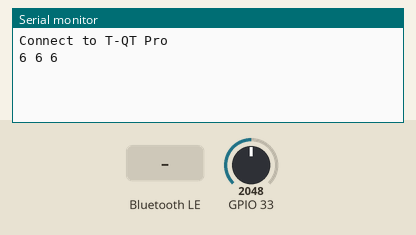
The sketch below on a simulated ESP32. On the bench: the last lines printed to the serial monitor. The test bench sets the inputs (shaded band); at power-on: GPIO 33 = 2048. Random numbers use the default seed unless the sketch sets one; nothing arrives over Bluetooth unless stated; a phone connects over Bluetooth LE 3 s after start.

Above: at 2.2 s.
2.3 s: Bluetooth LE write "1" received
At 3.1 s:
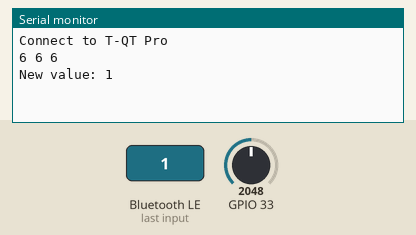
3.8 s: Bluetooth LE write "0" received
At 4.3 s:
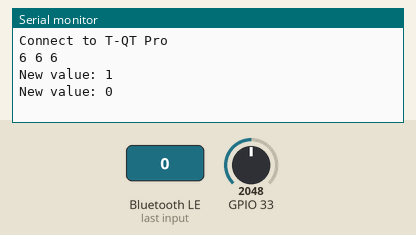
5.3 s: Bluetooth LE write "2" received
At 6.6 s:
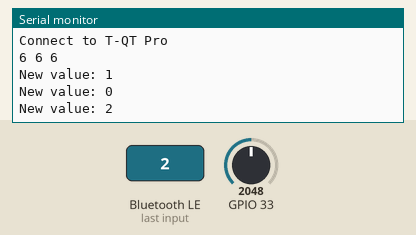

The sketch:

ESP_BLE_SERVER.ino
```cpp
#include <BLEDevice.h>
#include <BLEServer.h>


#define SERVICE_UUID        "4fafc201-1fb5-459e-8fcc-c5c9c331914b"
#define CHARACTERISTIC_UUID "beb5483e-36e1-4688-b7f5-ea07361b26a8"

BLEServer* pServer = NULL;
BLECharacteristic* pCharacteristic = NULL;
bool deviceConnected = false;

String receivedData;
String sendData;

unsigned long generateRealRandom(int min, int max) {
  randomSeed(analogRead(A5));
  uint64_t realRandom = random(1, 10) + random(1, 100) + random(1, 1000) + random(1, 10000);
  realRandom %= (max - min);
  realRandom += min;
  return realRandom;
}


void randomSendData() {
  sendData = "";
  for (int i = 0; i < 3; i++) {
    unsigned long d = generateRealRandom(0, 20);
    sendData += (String)d;
    sendData += " ";
  }
}

class MyServerCallbacks : public BLEServerCallbacks {
  void onConnect(BLEServer* pServer) {
    deviceConnected = true;
  };

  void onDisconnect(BLEServer* pServer) {
    deviceConnected = false;
    pServer->startAdvertising();
  }
};

class MyCallbacks : public BLECharacteristicCallbacks {
  void onWrite(BLECharacteristic* pCharacteristic) {
    std::string value = pCharacteristic->getValue();
    receivedData = "";
    if (value.length() > 0) {
      for (int i = 0; i < value.length(); i++) {
        receivedData += value[i];
      }
      Serial.print("New value: ");
      Serial.println(receivedData);
    }
  }
};


void setup() {
  Serial.begin(115200);
  Serial.println("Connect to T-QT Pro");

  BLEDevice::init("ESP-32 BLE");
  pServer = BLEDevice::createServer();
  pServer->setCallbacks(new MyServerCallbacks());

  BLEService* pService = pServer->createService(SERVICE_UUID);

  pCharacteristic = pService->createCharacteristic(
    CHARACTERISTIC_UUID,
    BLECharacteristic::PROPERTY_READ | BLECharacteristic::PROPERTY_WRITE |
                      BLECharacteristic::PROPERTY_NOTIFY );

  pCharacteristic->setCallbacks(new MyCallbacks());
  randomSendData();
  Serial.println(sendData);
  pCharacteristic->setValue(sendData.c_str());  // sending from esp32

  pService->start();

  pServer->getAdvertising()->addServiceUUID(pService->getUUID());
  pServer->getAdvertising()->start();

  delay(1000);
}

void loop() {
  delay(10000);
  randomSendData();
  Serial.println(sendData);
  pCharacteristic->setValue(sendData.c_str());  // sending from esp32
  pCharacteristic->notify();
}
```

Measured:
- after the input at 2.3 s, the serial monitor: prints a new line at once (image 1)
- after the input at 3.8 s, the serial monitor: prints a new line at once (image 2)
- after the input at 5.3 s, the serial monitor: prints a new line at once (image 3)
